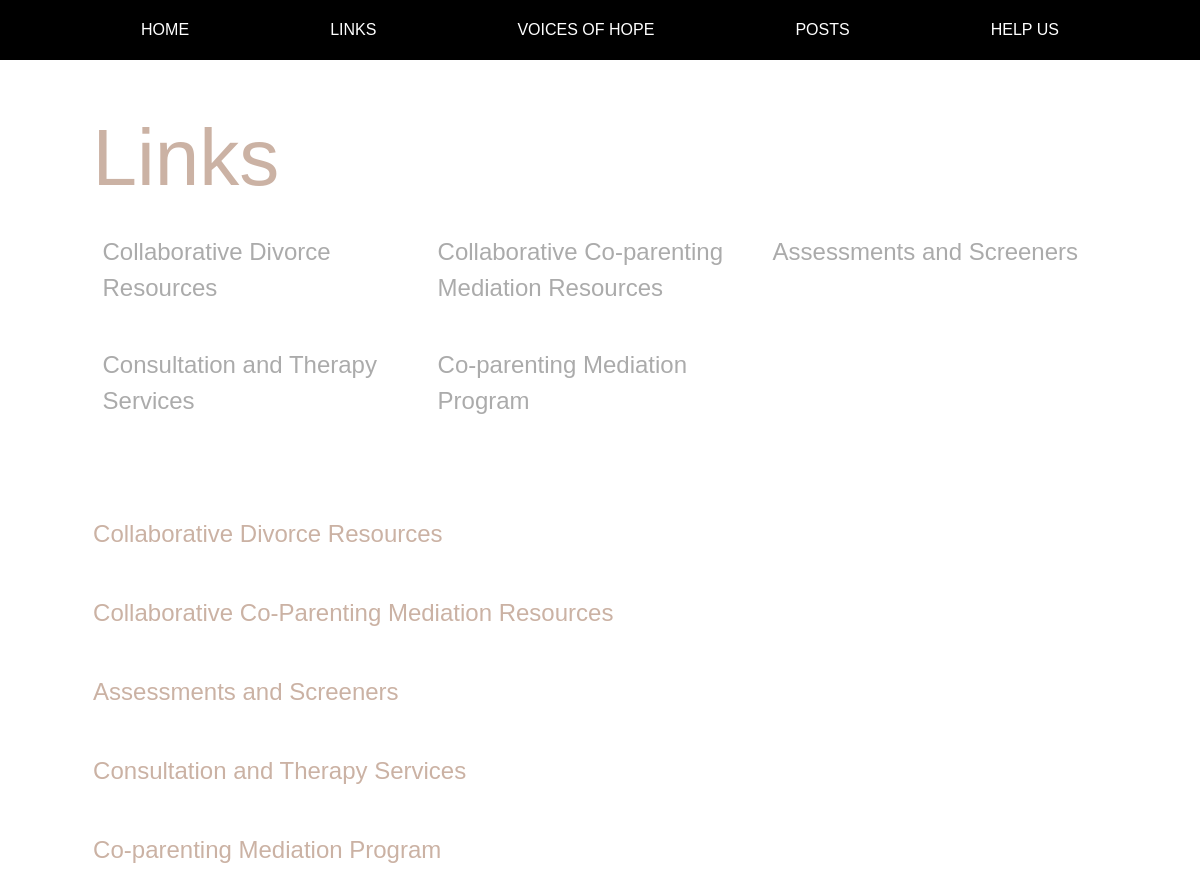
Page /links on the earlier database version.
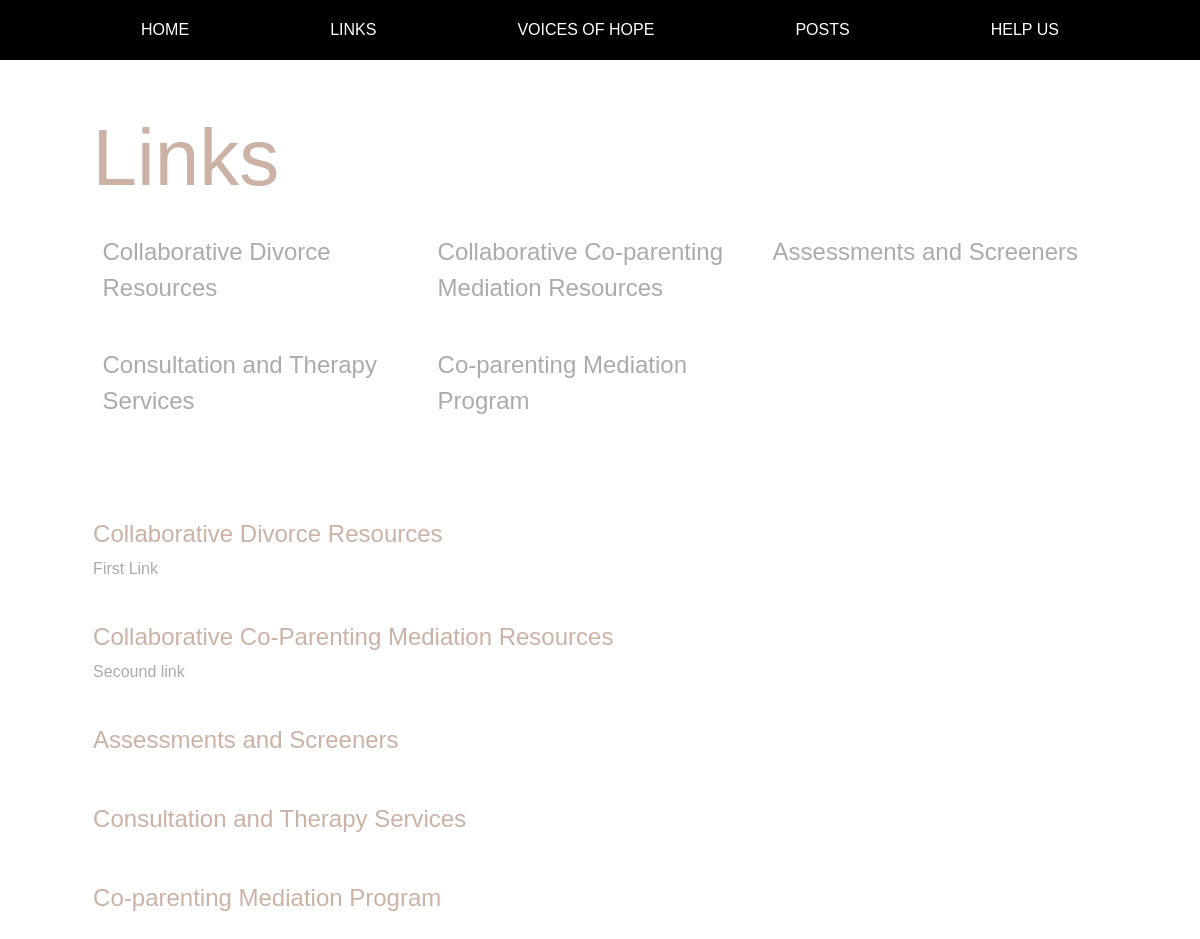
Same page on the later database version.
### core/models.py (models this page shows, shortened)
class Link(models.Model):
    Collaborative_Divorce_Resources = 'Collaborative Divorce Resources'
    Collaborative_CoParenting_Mediation_Resources = 'Collaborative Co-Parenting Mediation Resources'
    Assessments_and_Screeners = 'Assessments and Screeners'
    Consultation_and_Therapy_Services = 'Consultation and Therapy Services'
    CoParenting_Mediation_Program = 'Co-Parenting Mediation Program'
    LINKS_OPTIONS = [
        (Collaborative_Divorce_Resources, Collaborative_Divorce_Resources),
        (Collaborative_CoParenting_Mediation_Resources, Collaborative_CoParenting_Mediation_Resources),
        (Assessments_and_Screeners, Assessments_and_Screeners),
        (Consultation_and_Therapy_Services, Consultation_and_Therapy_Services),
        (CoParenting_Mediation_Program, CoParenting_Mediation_Program)
    ]
    title = models.CharField(max_length=50, choices=LINKS_OPTIONS, verbose_name='Title name')
    url_title = models.CharField(max_length=100, verbose_name='Link title')
    url = models.CharField(max_length=100, verbose_name='Url of link')
    class Meta:
        verbose_name = 'Link'

### core/views.py (the view)
# urls.py: path('links', views.links, name='links'),
def links(request):
    data = {"title": "Links of Hope", 'links': Link.objects.all()}
    return render(request, "pages/links.html", context=data)

### templates/pages/links.html (shortened to what this page needs)
{% extends "base.html" %}
{% load static %}
{% block content %}
<div class="navigation">
    <h1 id="navigation-title" class="color">Links</h1>
    <div id="navigation-links">
        <button class="navigation-btn">Collaborative Divorce Resources</button>
        <button class="navigation-btn">Collaborative Co-parenting Mediation Resources</button>
        <button class="navigation-btn">Assessments and Screeners</button>
        <button class="navigation-btn">Consultation and Therapy Services</button>
        <button class="navigation-btn">Co-parenting Mediation Program</button>
    </div>
</div>
<div id="links">
    <div class="link">
        <h1 class="link-title">Collaborative Divorce Resources</h1>
        {% for link in links %}
            {% if link.title == 'Collaborative Divorce Resources' %}
            <div class="link-content">
                <a href="{{ link.url }}" class="link-content-link">{{ link.url_title}}</a>
            </div>
            {% endif %}
        {% endfor %}
    </div>
    <div class="link">
        <h1 class="link-title">Collaborative Co-Parenting Mediation Resources</h1>
        {% for link in links %}
            {% if link.title == 'Collaborative Co-Parenting Mediation Resources' %}
            <div class="link-content">
                <a href="{{ link.url }}" class="link-content-link">{{link.url_title}}</a>
            </div>
            {% endif %}
        {% endfor %}
    </div>
    <div class="link">
        <h1 class="link-title">Assessments and Screeners</h1>
    </div>
    <div class="link">
        <h1 class="link-title">Consultation and Therapy Services</h1>
    </div>
    <div class="link">
        <h1 class="link-title">Co-parenting Mediation Program</h1>
    </div>
</div>
{% endblock %}

Differences in the rows shown:
added Link: url_title "First Link", shown under "Collaborative Divorce Resources"
added Link: url_title "Secound link", shown under "Collaborative Co-Parenting Mediation Resources"
